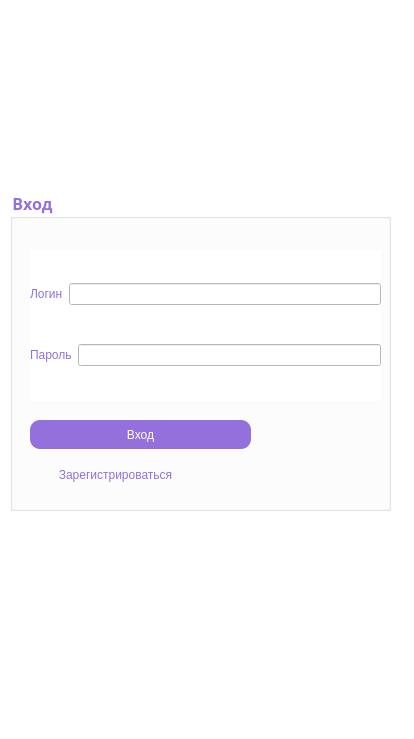
<?xml version="1.0" encoding="UTF-8"?>
<ui version="4.0">
 <class>xod</class>
 <widget class="QDialog" name="xod">
  <property name="geometry">
   <rect>
    <x>0</x>
    <y>0</y>
    <width>414</width>
    <height>739</height>
   </rect>
  </property>
  <property name="windowTitle">
   <string>Вход</string>
  </property>
  <property name="styleSheet">
   <string notr="true">background-color: rgb(255, 255, 255);</string>
  </property>
  <widget class="QGroupBox" name="groupBox">
   <property name="geometry">
    <rect>
     <x>10</x>
     <y>190</y>
     <width>381</width>
     <height>321</height>
    </rect>
   </property>
   <property name="font">
    <font>
     <family>STXihei</family>
     <pointsize>12</pointsize>
     <italic>false</italic>
     <bold>true</bold>
    </font>
   </property>
   <property name="styleSheet">
    <string notr="true">background-color: rgb(255, 255, 255);
color: rgb(147, 112, 219);</string>
   </property>
   <property name="title">
    <string>Вход</string>
   </property>
   <widget class="QPushButton" name="loginButton">
    <property name="geometry">
     <rect>
      <x>20</x>
      <y>230</y>
      <width>221</width>
      <height>29</height>
     </rect>
    </property>
    <property name="styleSheet">
     <string notr="true">border-radius: 10px;
font: 15pt &quot;STXihei&quot;;
    color: white;
    transition: .2s linear;
    background: #9370DB;
 box-shadow: 0 0 0 2px white, 0 0 0 4px #3C82F8;</string>
    </property>
    <property name="text">
     <string>Вход</string>
    </property>
    <property name="default">
     <bool>false</bool>
    </property>
    <property name="flat">
     <bool>false</bool>
    </property>
   </widget>
   <widget class="QWidget" name="layoutWidget">
    <property name="geometry">
     <rect>
      <x>20</x>
      <y>60</y>
      <width>351</width>
      <height>151</height>
     </rect>
    </property>
    <layout class="QVBoxLayout" name="verticalLayout">
     <item>
      <layout class="QHBoxLayout" name="horizontalLayout">
       <item>
        <widget class="QLabel" name="label">
         <property name="styleSheet">
          <string notr="true">font: 10pt &quot;STXihei&quot;;</string>
         </property>
         <property name="text">
          <string>Логин</string>
         </property>
        </widget>
       </item>
       <item>
        <widget class="QLineEdit" name="loginLineEdit">
         <property name="styleSheet">
          <string notr="true"/>
         </property>
        </widget>
       </item>
      </layout>
     </item>
     <item>
      <layout class="QHBoxLayout" name="horizontalLayout_2">
       <item>
        <widget class="QLabel" name="label_2">
         <property name="styleSheet">
          <string notr="true">font: 10pt &quot;STXihei&quot;;</string>
         </property>
         <property name="text">
          <string>Пароль</string>
         </property>
        </widget>
       </item>
       <item>
        <widget class="QLineEdit" name="passwordLineEdit">
         <property name="styleSheet">
          <string notr="true"/>
         </property>
        </widget>
       </item>
      </layout>
     </item>
    </layout>
   </widget>
   <widget class="QPushButton" name="pushButton_2">
    <property name="geometry">
     <rect>
      <x>20</x>
      <y>270</y>
      <width>171</width>
      <height>29</height>
     </rect>
    </property>
    <property name="text">
     <string>Зарегистрироваться</string>
    </property>
    <property name="flat">
     <bool>true</bool>
    </property>
   </widget>
  </widget>
 </widget>
 <resources/>
 <connections/>
</ui>
